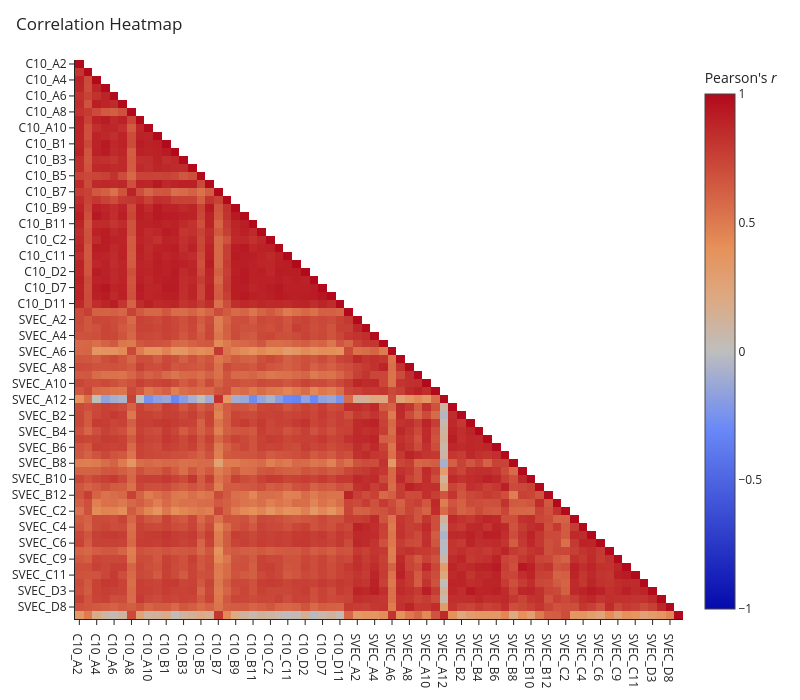

Source (notebook cell):
### Markdown cell above
### Inspect protein correlations

### Code cell
protein_correlation = mm.pl.plot_correlation(
    mdata, modality="protein", width=800, height=700,
)
protein_correlation.show()

### Figure 1 — Plotly figure (JSON) as saved in the notebook; plotly's stock layout.template omitted (floating-point values rounded to 4 significant figures; data arrays with more than 128 entries replaced by an {"elided": "..."} marker saying what was removed)
{"data": [{"colorbar": {"title": {"text": "Pearson's <i>r</i>"}}, "hoverongaps": false, "hovertemplate": "<b>%{x} / %{y}</b><br>Pearson's <i>r</i> : %{z:.4f}<extra></extra>", "type": "heatmap", "x": ["C10_A2", "C10_A3", "C10_A4", "C10_A5", "C10_A6", "C10_A7", "C10_A8", "C10_A9", "C10_A10", "C10_A11", "C10_B1", "C10_B2", "C10_B3", "C10_B4", "C10_B5", "C10_B6", "C10_B7", "C10_B8", "C10_B9", "C10_B10", "C10_B11", "C10_C1", "C10_C2", "C10_C8", "C10_C11", "C10_D1", "C10_D2", "C10_D3", "C10_D7", "C10_D8", "C10_D11", "SVEC_A1", "SVEC_A2", "SVEC_A3", "SVEC_A4", "SVEC_A5", "SVEC_A6", "SVEC_A7", "SVEC_A8", "SVEC_A9", "SVEC_A10", "SVEC_A11", "SVEC_A12", "SVEC_B1", "SVEC_B2", "SVEC_B3", "SVEC_B4", "SVEC_B5", "SVEC_B6", "SVEC_B7", "SVEC_B8", "SVEC_B9", "SVEC_B10", "SVEC_B11", "SVEC_B12", "SVEC_C1", "SVEC_C2", "SVEC_C3", "SVEC_C4", "SVEC_C5", "SVEC_C6", "SVEC_C8", "SVEC_C9", "SVEC_C10", "SVEC_C11", "SVEC_D2", "SVEC_D3", "SVEC_D6", "SVEC_D8", "SVEC_D9"], "y": ["C10_A2", "C10_A3", "C10_A4", "C10_A5", "C10_A6", "C10_A7", "C10_A8", "C10_A9", "C10_A10", "C10_A11", "C10_B1", "C10_B2", "C10_B3", "C10_B4", "C10_B5", "C10_B6", "C10_B7", "C10_B8", "C10_B9", "C10_B10", "C10_B11", "C10_C1", "C10_C2", "C10_C8", "C10_C11", "C10_D1", "C10_D2", "C10_D3", "C10_D7", "C10_D8", "C10_D11", "SVEC_A1", "SVEC_A2", "SVEC_A3", "SVEC_A4", "SVEC_A5", "SVEC_A6", "SVEC_A7", "SVEC_A8", "SVEC_A9", "SVEC_A10", "SVEC_A11", "SVEC_A12", "SVEC_B1", "SVEC_B2", "SVEC_B3", "SVEC_B4", "SVEC_B5", "SVEC_B6", "SVEC_B7", "SVEC_B8", "SVEC_B9", "SVEC_B10", "SVEC_B11", "SVEC_B12", "SVEC_C1", "SVEC_C2", "SVEC_C3", "SVEC_C4", "SVEC_C5", "SVEC_C6", "SVEC_C8", "SVEC_C9", "SVEC_C10", "SVEC_C11", "SVEC_D2", "SVEC_D3", "SVEC_D6", "SVEC_D8", "SVEC_D9"], "z": {"elided": "70x70 float values"}, "zmax": 1, "zmin": -1}], "layout": {"height": 700, "title": {"text": "Correlation Heatmap"}, "width": 800, "yaxis": {"autorange": "reversed"}}}
